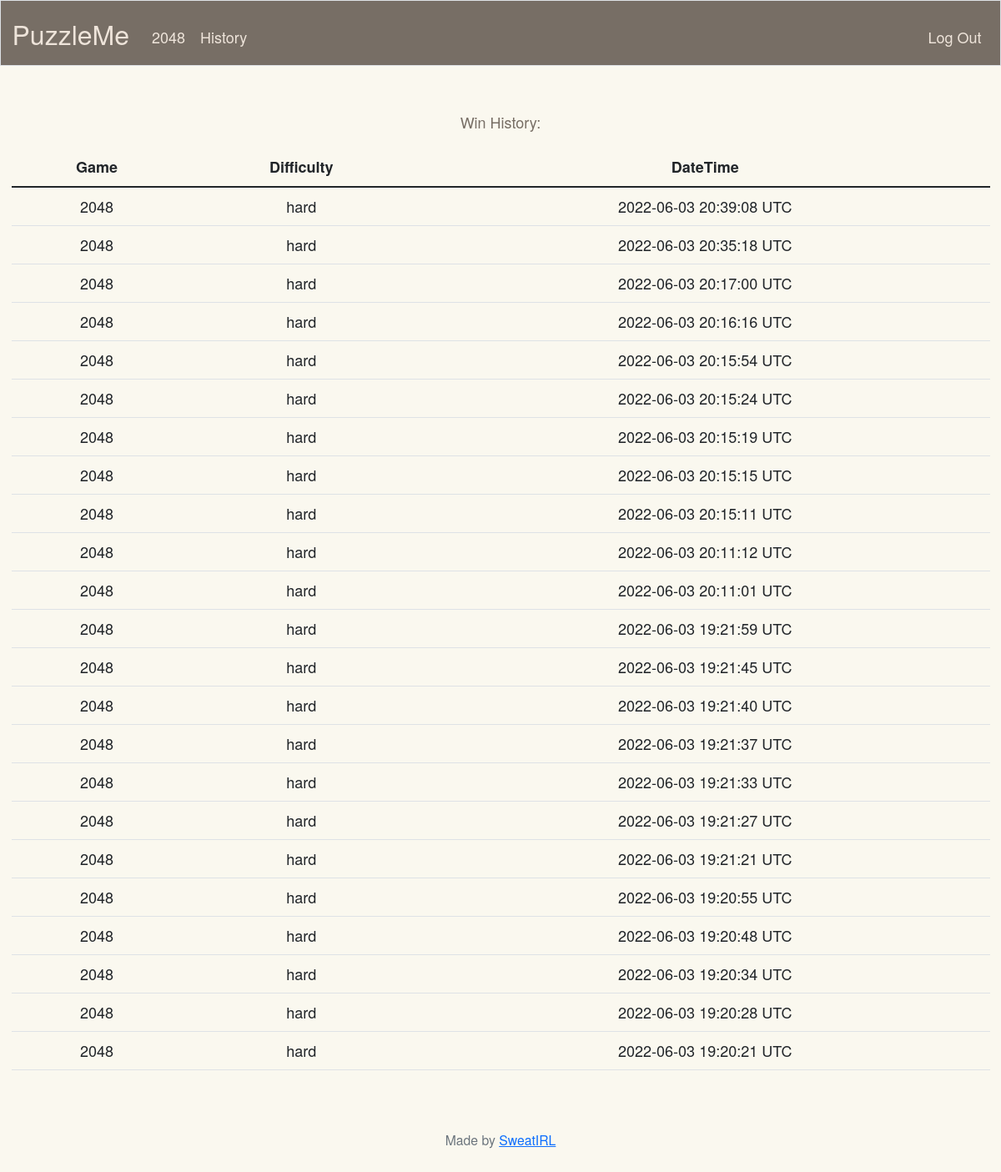
Page /history (signed in) on the committed database.
### tables this page shows
CREATE TABLE history (user_id INTEGER NOT NULL, game TEXT NOT NULL, difficulty TEXT NOT NULL, datetime TEXT NOT NULL, FOREIGN KEY(user_id) REFERENCES users(id));

### app.py (the view)
@app.route("/history")
@login_required
def history():
    return render_template("history.html", history=db.execute("SELECT game, difficulty, datetime FROM history WHERE user_id = ? ORDER BY datetime DESC LIMIT 50", session["user_id"]))

### app.py (called while the page is built)
@app.after_request
def after_request(response):
    response.headers["Cache-Control"] = "no-cache, no-store, must-revalidate"
    response.headers["Expires"] = 0
    response.headers["Pragma"] = "no-cache"
    return response

### helpers.py (called while the page is built)
def login_required(f):
    @wraps(f)
    def decorated_function(*args, **kwargs):
        if session.get("user_id") is None:
            return redirect("/login")
        return f(*args, **kwargs)
    return decorated_function

### templates/history.html (shortened to what this page needs)
{% extends "layout.html" %}
{% block main %}
    <p>Win History:</p>
    <table class="table table-hover">
        <thead>
          <tr>
            <th scope="col">Game</th>
            <th scope="col">Difficulty</th>
            <th scope="col">DateTime</th>
          </tr>
        </thead>
        <tbody>
            {% for event in history %}
              <tr>
                  <td>{{ event["game"] }}</td>
                  <td>{{ event["difficulty"] }}</td>
                  <td>{{ event["datetime"] }}</td>
              </tr>
            {% endfor %}
        </tbody>
      </table>
{% endblock %}

### static/styles.css (style rules this page uses)
html, body { margin: 0; Padding: 0; background: #faf8ef; color: #776e65; font-family: "Clear Sans", "Helvetica Neue", Arial, sans-serif; font-size: 18px; }

### rows in the picture
history: game "2048", difficulty "hard", datetime "2022-06-03 20:39:08 UTC"
history: game "2048", difficulty "hard", datetime "2022-06-03 20:35:18 UTC"
history: game "2048", difficulty "hard", datetime "2022-06-03 20:17:00 UTC"
history: game "2048", difficulty "hard", datetime "2022-06-03 20:16:16 UTC"
history: game "2048", difficulty "hard", datetime "2022-06-03 20:15:54 UTC"
history: game "2048", difficulty "hard", datetime "2022-06-03 20:15:24 UTC"
history: game "2048", difficulty "hard", datetime "2022-06-03 20:15:19 UTC"
history: game "2048", difficulty "hard", datetime "2022-06-03 20:15:15 UTC"
history: game "2048", difficulty "hard", datetime "2022-06-03 20:15:11 UTC"
history: game "2048", difficulty "hard", datetime "2022-06-03 20:11:12 UTC"
history: game "2048", difficulty "hard", datetime "2022-06-03 20:11:01 UTC"
history: game "2048", difficulty "hard", datetime "2022-06-03 19:21:59 UTC"
history: game "2048", difficulty "hard", datetime "2022-06-03 19:21:45 UTC"
history: game "2048", difficulty "hard", datetime "2022-06-03 19:21:40 UTC"
history: game "2048", difficulty "hard", datetime "2022-06-03 19:21:37 UTC"
history: game "2048", difficulty "hard", datetime "2022-06-03 19:21:33 UTC"
history: game "2048", difficulty "hard", datetime "2022-06-03 19:21:27 UTC"
history: game "2048", difficulty "hard", datetime "2022-06-03 19:21:21 UTC"
history: game "2048", difficulty "hard", datetime "2022-06-03 19:20:55 UTC"
history: game "2048", difficulty "hard", datetime "2022-06-03 19:20:48 UTC"
history: game "2048", difficulty "hard", datetime "2022-06-03 19:20:34 UTC"
history: game "2048", difficulty "hard", datetime "2022-06-03 19:20:28 UTC"
history: game "2048", difficulty "hard", datetime "2022-06-03 19:20:21 UTC"
